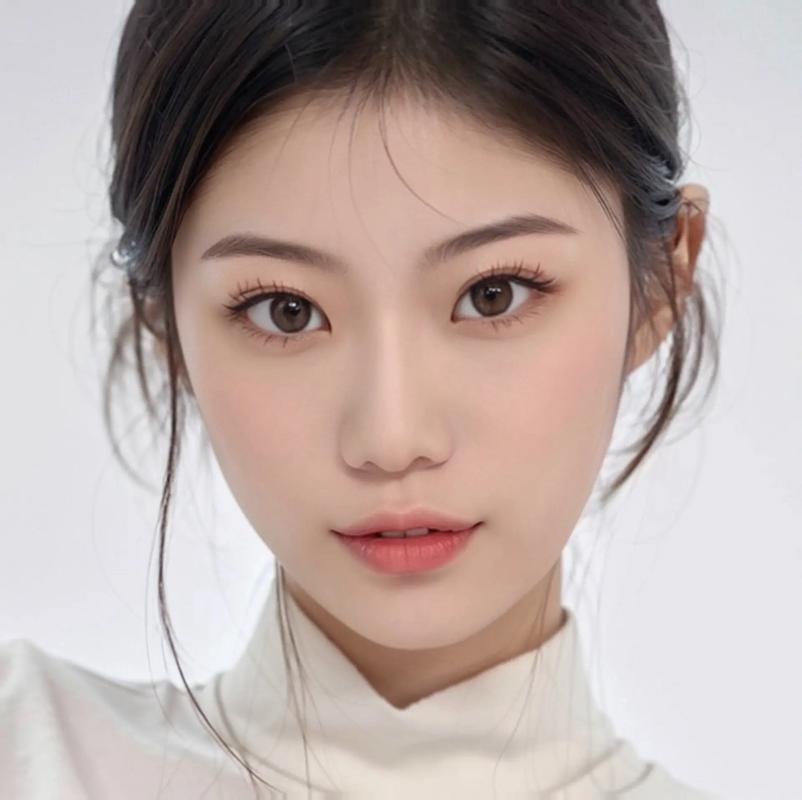
#> input picture 250929/image/eye-3.jpeg, 802 x 800 px
$ python 2-eye-cover.py
#> lines starting #> are read from the running program, lines starting #| are printed output that depends on the picture; after the words box and inside, x2 and y2 are one past the last pixel; in counts of white or black regions, pixels touching at a corner belong together
import cv2
import numpy as np

# 读取图片
img = cv2.imread('image/eye-3.jpeg')
#> img is the input picture: shape (800, 802, 3); mean B, G, R 164.9, 169, 184.3

# 转换为灰度图
gray = cv2.cvtColor(img, cv2.COLOR_BGR2GRAY)
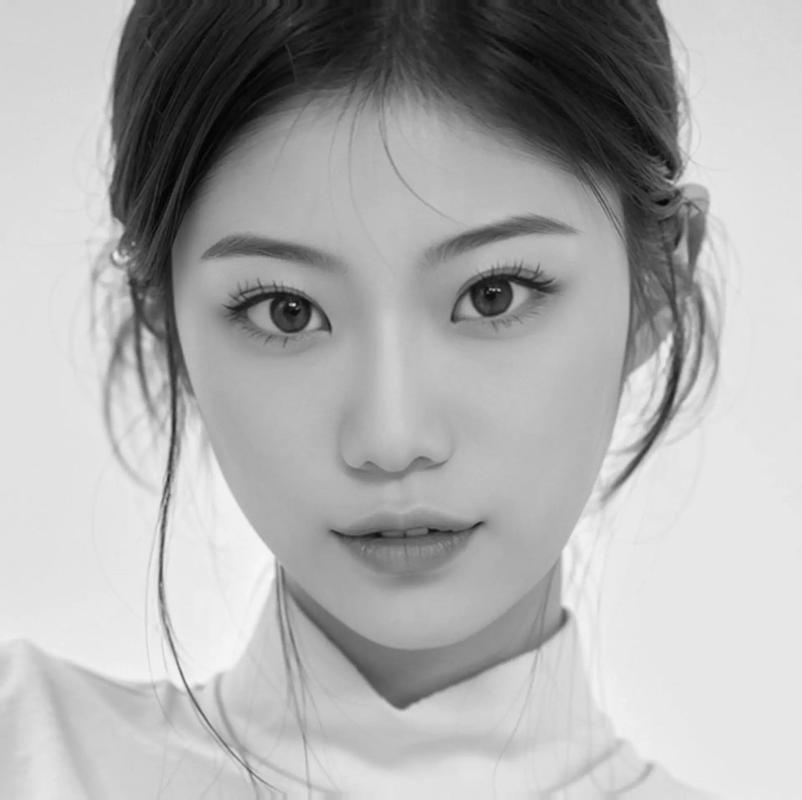
#> gray: shape (800, 802); min 1, max 249, mean 173.1

# 加载眼睛检测器
eye_cascade = cv2.CascadeClassifier(cv2.data.haarcascades + 'haarcascade_eye.xml')

# 检测眼睛
eyes = eye_cascade.detectMultiScale(gray, scaleFactor=1.1, minNeighbors=5, minSize=(30, 30))
#> eyes = [[429, 237, 120, 120], [217, 250, 123, 123]]

print(f"检测到 {len(eyes)} 只眼睛")
#| 检测到 2 只眼睛

if len(eyes) >= 2:
    # 方法1：取最可能的两只眼睛（基于位置和大小）
    # 假设两只眼睛应该在相似的高度上，且大小相近
    eyes_list = list(eyes)
#> eyes_list = [[429, 237, 120, 120], [217, 250, 123, 123]]

    # 按y坐标排序，找到在相似高度上的眼睛
    eyes_list.sort(key=lambda e: e[1])

    # 计算眼睛中心点
    centers = [(x + w / 2, y + h / 2, w, h) for (x, y, w, h) in eyes_list]
#> centers = [(489, 297, 120, 120), (278.5, 311.5, 123, 123)]

    # 找到y坐标最接近的两只眼睛
    selected_eyes = []
    min_y_diff = float('inf')

    for i in range(len(centers)):
        for j in range(i + 1, len(centers)):
            y_diff = abs(centers[i][1] - centers[j][1])
            # 如果y坐标差异小于眼睛高度的一半，认为是同一行的眼睛
            if y_diff < max(centers[i][3], centers[j][3]) / 2:
                if y_diff < min_y_diff:
                    min_y_diff = y_diff
                    selected_eyes = [eyes_list[i], eyes_list[j]]
#> this loop made 2 passes
#> after the loop, min_y_diff = 14.5; selected_eyes = [[429, 237, 120, 120], [217, 250, 123, 123]]

    # 如果没有找到合适的两只眼睛，使用原始方法
    if not selected_eyes:
        selected_eyes = eyes_list[:2]

    # 取两只眼的并集区域
    x1 = min([x for x, y, w, h in selected_eyes])
#> x1 = 217
    y1 = min([y for x, y, w, h in selected_eyes])
#> y1 = 237
    x2 = max([x + w for x, y, w, h in selected_eyes])
#> x2 = 549
    y2 = max([y + h for x, y, w, h in selected_eyes])
#> y2 = 373

    print(f'打码区域坐标: x1={x1}, x2={x2}, y1={y1}, y2={y2}')
#| 打码区域坐标: x1=217, x2=549, y1=237, y2=373

    # 创建随机噪声区域
    rec = np.random.randint(0, 256, (y2 - y1, x2 - x1, 3), dtype=np.uint8)
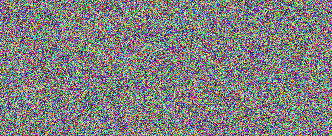
#> rec: shape (136, 332, 3); mean of channels 0, 1, 2 126.8, 127.3, 127.8; drawn as B, G, R
    img[y1:y2, x1:x2] = rec
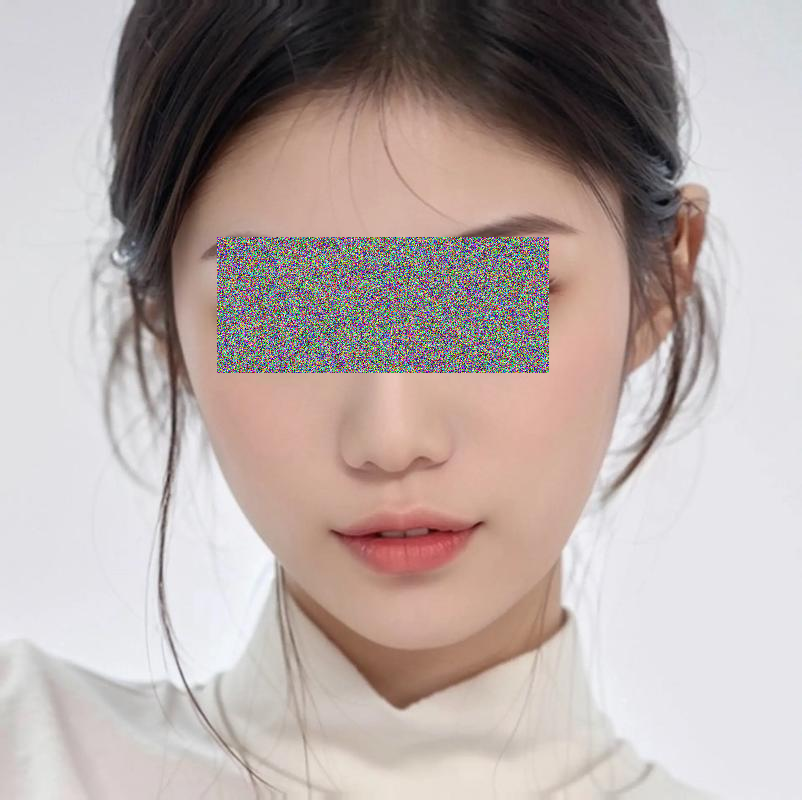
#> img: shape (800, 802, 3); 7.04% of pixels changed, all inside (x1, y1, x2, y2) = (217, 237, 549, 373)

    cv2.imshow("eye-covered", img)
    cv2.waitKey(0)
    cv2.destroyAllWindows()
else:
    print("未检测到足够数量的眼睛")


#多图片生成并保存
# import cv2
# import numpy as np
# import os
# import glob
#
#
# # 定义眼睛检测函数
# def detect_and_cover_eyes(img_path, output_dir=None):
#     """检测图片中的眼睛并进行打码处理"""
#     # 读取图片
#     img = cv2.imread(img_path)
#     if img is None:
#         print(f"错误：无法读取图片 {img_path}")
#         return None
#
#     # 获取文件名（不含路径和扩展名）
#     filename = os.path.basename(img_path)
#     name, ext = os.path.splitext(filename)
#
#     # 转换为灰度图
#     gray = cv2.cvtColor(img, cv2.COLOR_BGR2GRAY)
#
#     # 加载眼睛检测器
#     eye_cascade = cv2.CascadeClassifier(cv2.data.haarcascades + 'haarcascade_eye.xml')
#
#     if eye_cascade.empty():
#         print("错误：无法加载眼睛检测器")
#         return None
#
#     # 检测眼睛
#     eyes = eye_cascade.detectMultiScale(
#         gray,
#         scaleFactor=1.1,
#         minNeighbors=5,
#         minSize=(20, 20)
#     )
#
#     print(f"{filename}: 检测到 {len(eyes)} 个眼睛区域")
#
#     # 可视化检测结果
#     img_detection = img.copy()
#     for (x, y, w, h) in eyes:
#         cv2.rectangle(img_detection, (x, y), (x + w, y + h), (0, 255, 0), 2)
#
#     if len(eyes) >= 2:
#         # 取前两只最大的眼睛（按面积排序）
#         eyes_sorted = sorted(eyes, key=lambda rect: rect[2] * rect[3], reverse=True)[:2]
#
#         # 取两只眼的并集区域
#         x1 = min([x for x, y, w, h in eyes_sorted])
#         y1 = min([y for x, y, w, h in eyes_sorted])
#         x2 = max([x + w for x, y, w, h in eyes_sorted])
#         y2 = max([y + h for x, y, w, h in eyes_sorted])
#
#         # 扩大区域以确保完全覆盖
#         padding = 10
#         x1 = max(0, x1 - padding)
#         y1 = max(0, y1 - padding)
#         x2 = min(img.shape[1], x2 + padding)
#         y2 = min(img.shape[0], y2 + padding)
#
#         print(f'{filename}: 打码区域坐标: x1={x1}, x2={x2}, y1={y1}, y2={y2}')
#
#         # 创建马赛克效果
#         mosaic_size = 10
#         region = img[y1:y2, x1:x2]
#
#         # 缩小再放大创建马赛克效果
#         h, w = region.shape[:2]
#         small = cv2.resize(region, (w // mosaic_size, h // mosaic_size))
#         mosaic = cv2.resize(small, (w, h), interpolation=cv2.INTER_NEAREST)
#
#         img[y1:y2, x1:x2] = mosaic
#
#         # 保存处理后的图片
#         if output_dir:
#             output_path = os.path.join(output_dir, f"{name}_covered{ext}")
#             cv2.imwrite(output_path, img)
#             print(f"已保存处理后的图片: {output_path}")
#
#         return img
#     else:
#         print(f"{filename}: 未检测到足够数量的眼睛，跳过处理")
#         return None
#
#
# # 主程序
# def main():
#     # 方法1: 处理指定文件夹下的所有图片
#     input_folder = "image"  # 输入文件夹路径
#     output_folder = "output"  # 输出文件夹路径
#
#     # 创建输出文件夹（如果不存在）
#     if not os.path.exists(output_folder):
#         os.makedirs(output_folder)
#
#     # 支持的图片格式
#     image_extensions = ['*.jpg', '*.jpeg', '*.png', '*.bmp', '*.tiff']
#
#     # 获取所有图片文件
#     image_files = []
#     for ext in image_extensions:
#         image_files.extend(glob.glob(os.path.join(input_folder, ext)))
#         image_files.extend(glob.glob(os.path.join(input_folder, ext.upper())))
#
#     print(f"找到 {len(image_files)} 个图片文件")
#
#     # 处理每个图片
#     for img_path in image_files:
#         print(f"\n处理图片: {img_path}")
#         result = detect_and_cover_eyes(img_path, output_folder)
#
#         # 显示处理结果（可选）
#         if result is not None:
#             cv2.imshow("处理结果", result)
#             cv2.waitKey(2000)  # 显示2秒
#
#     cv2.destroyAllWindows()
#
#     # 方法2: 处理指定文件列表
#     # 如果你有特定的文件列表，可以使用这种方式
#     # specific_files = [
#     #     "image/eye1.jpg",
#     #     "image/eye2.jpg",
#     #     "image/eye3.jpg"
#     # ]
#     #
#     # for img_path in specific_files:
#     #     print(f"\n处理图片: {img_path}")
#     #     detect_and_cover_eyes(img_path, output_folder)
#
#
# if __name__ == "__main__":
#     main()

$ run again, with 250929/image/eye-1.jpeg copied over 250929/image/eye-3.jpeg
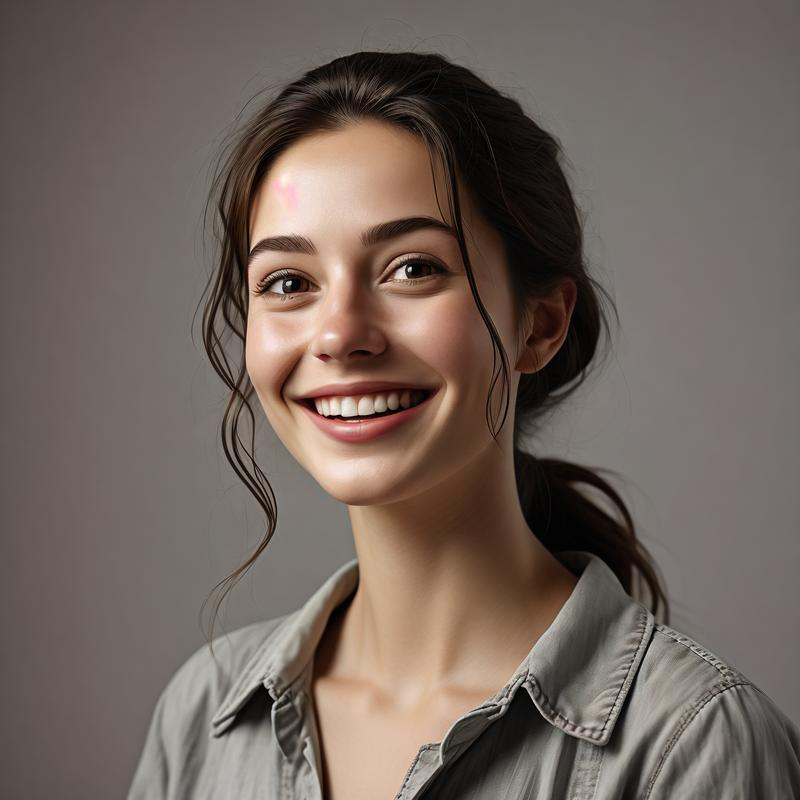
#> input picture 250929/image/eye-1.jpeg, 800 x 800 px
#> img is the input picture: shape (800, 800, 3); mean B, G, R 92.9, 100.1, 113
#> `gray = cv2.cvtColor(img, cv2.COLOR_BGR2GRAY)`:
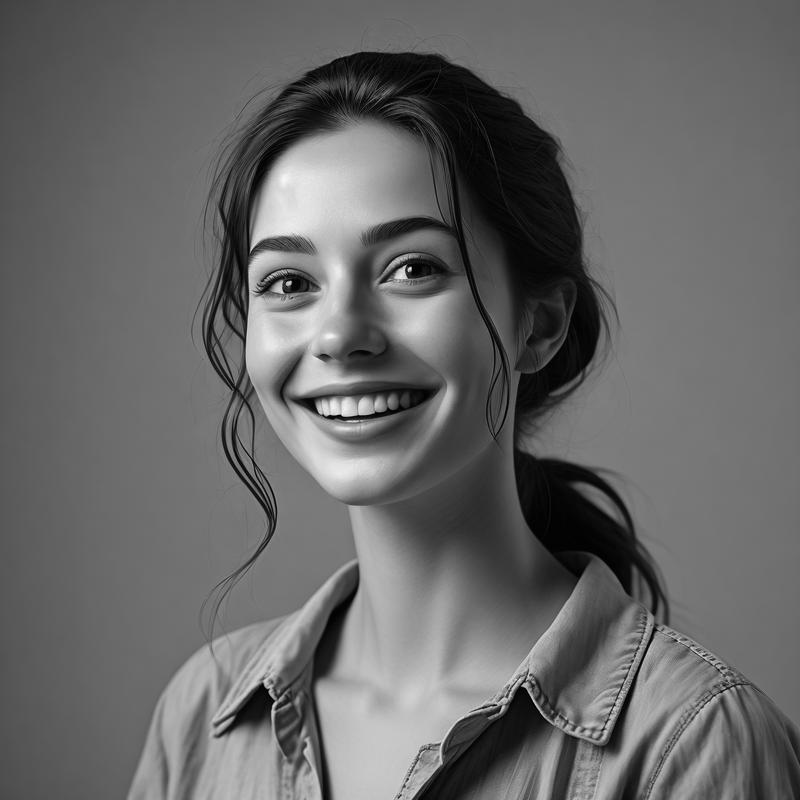
#> gray: shape (800, 800); min 0, max 246, mean 103.1
#> eyes = [[251, 249, 72, 72], [366, 229, 83, 83], [596, 547, 56, 56]]
#| 检测到 3 只眼睛
#> eyes_list has the same summary as eyes
#> centers = [(407.5, 270.5, 83, 83), (287, 285, 72, 72), (624, 575, 56, 56)]
#> the loop `for i in range(len(centers)):` made 3 passes
#> after the loop `for i in range(len(centers)):`: min_y_diff = 14.5; selected_eyes = [[366, 229, 83, 83], [251, 249, 72, 72]]
#> x1 = 251
#> y1 = 229
#> x2 = 449
#> y2 = 321
#| 打码区域坐标: x1=251, x2=449, y1=229, y2=321
#> `img[y1:y2, x1:x2] = rec`:
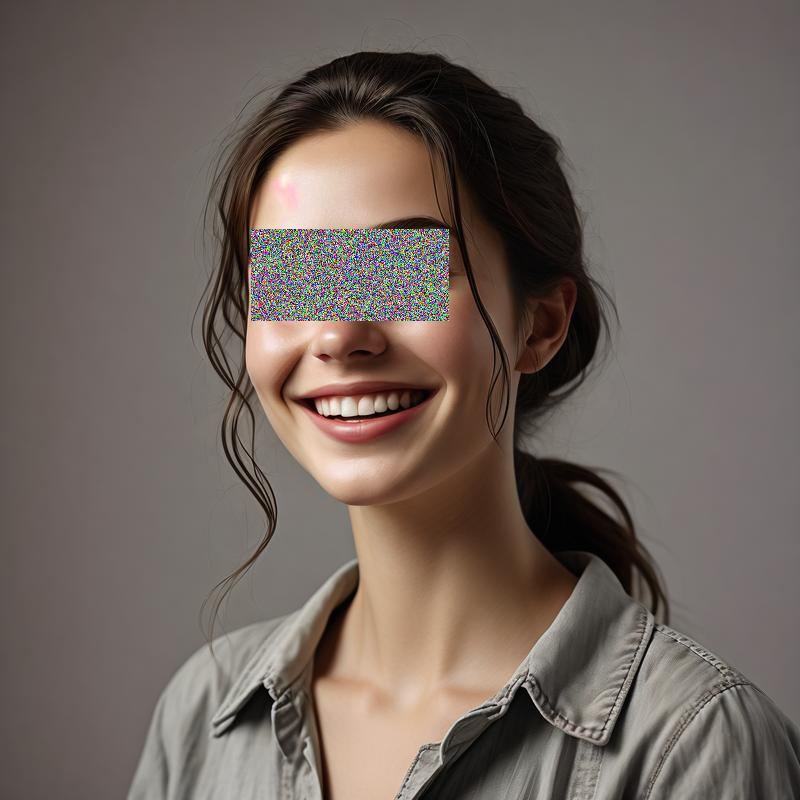
#> img: shape (800, 800, 3); 2.85% of pixels changed, all inside (x1, y1, x2, y2) = (251, 229, 449, 321)

$ run again, with 250929/image/eye-2.jpeg copied over 250929/image/eye-3.jpeg
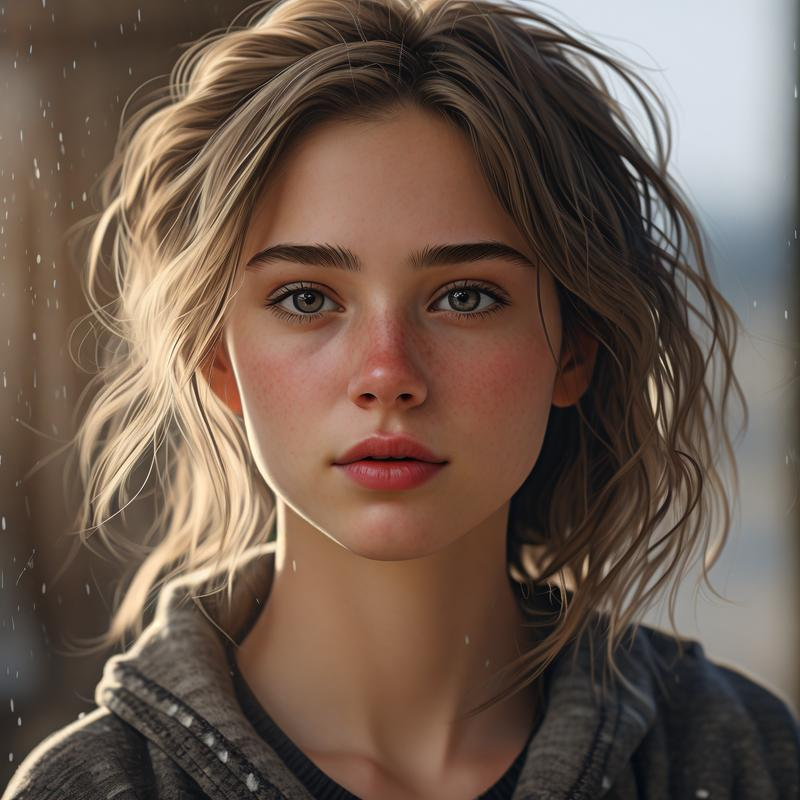
#> input picture 250929/image/eye-2.jpeg, 800 x 800 px
#> img is the input picture: shape (800, 800, 3); mean B, G, R 78.5, 90.9, 109.9
#> `gray = cv2.cvtColor(img, cv2.COLOR_BGR2GRAY)`:
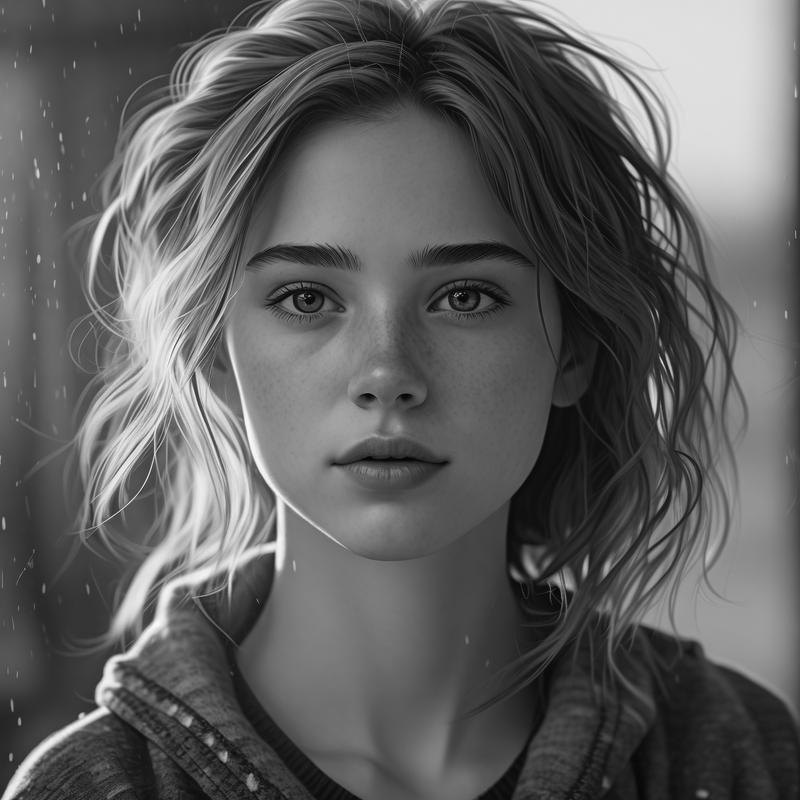
#> gray: shape (800, 800); min 0, max 250, mean 95.2
#> eyes = [[338, 371, 52, 52], [381, 373, 48, 48], [417, 257, 88, 88], [261, 261, 80, 80], [568, 536, 54, 54]]
#| 检测到 5 只眼睛
#> eyes_list has the same summary as eyes
#> centers = [(461, 301, 88, 88), (301, 301, 80, 80), (364, 397, 52, 52), (405, 397, 48, 48), (595, 563, 54, 54)]
#> the loop `for i in range(len(centers)):` made 5 passes
#> after the loop `for i in range(len(centers)):`: min_y_diff = 0; selected_eyes = [[417, 257, 88, 88], [261, 261, 80, 80]]
#> x1 = 261
#> y1 = 257
#> x2 = 505
#> y2 = 345
#| 打码区域坐标: x1=261, x2=505, y1=257, y2=345
#> `img[y1:y2, x1:x2] = rec`:
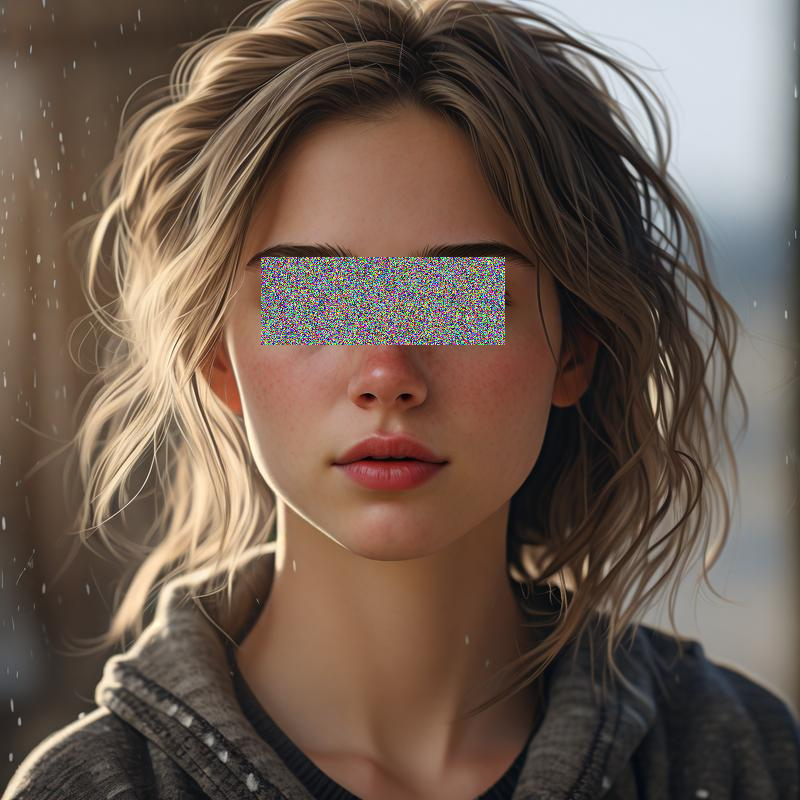
#> img: shape (800, 800, 3); 3.36% of pixels changed, all inside (x1, y1, x2, y2) = (261, 257, 505, 345)
